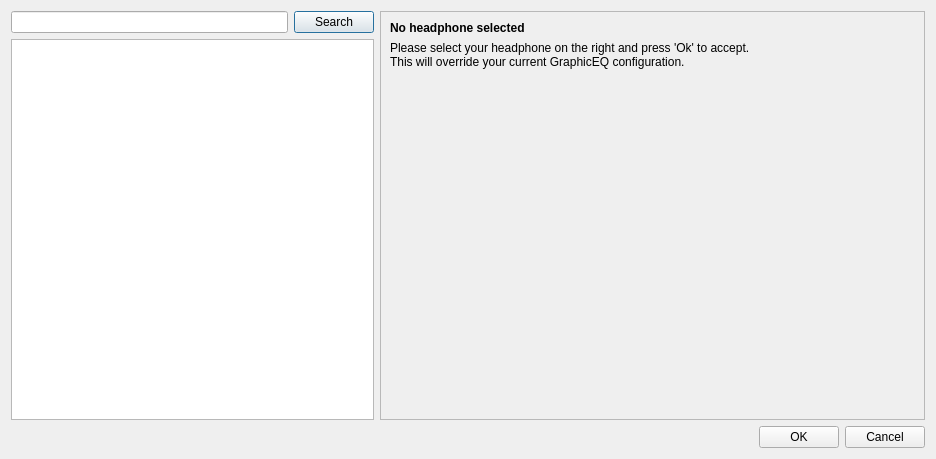
<?xml version="1.0" encoding="UTF-8"?>
<ui version="4.0">
 <class>AutoEQSelector</class>
 <widget class="QDialog" name="AutoEQSelector">
  <property name="geometry">
   <rect>
    <x>0</x>
    <y>0</y>
    <width>936</width>
    <height>459</height>
   </rect>
  </property>
  <property name="windowTitle">
   <string>AutoEQ Database</string>
  </property>
  <property name="windowIcon">
   <iconset resource="../resources.qrc">
    <normaloff>:/img/icon.png</normaloff>:/img/icon.png</iconset>
  </property>
  <layout class="QVBoxLayout" name="verticalLayout">
   <item>
    <layout class="QHBoxLayout" name="horizontalLayout" stretch="2,3">
     <item>
      <layout class="QVBoxLayout" name="verticalLayout_3">
       <item>
        <layout class="QHBoxLayout" name="searchLayout">
         <property name="topMargin">
          <number>0</number>
         </property>
         <item>
          <widget class="QLineEdit" name="searchInput"/>
         </item>
         <item>
          <widget class="QPushButton" name="search">
           <property name="text">
            <string>Search</string>
           </property>
           <property name="default">
            <bool>true</bool>
           </property>
          </widget>
         </item>
        </layout>
       </item>
       <item>
        <widget class="QListWidget" name="listWidget"/>
       </item>
      </layout>
     </item>
     <item>
      <widget class="QFrame" name="frame">
       <property name="frameShape">
        <enum>QFrame::StyledPanel</enum>
       </property>
       <property name="frameShadow">
        <enum>QFrame::Raised</enum>
       </property>
       <layout class="QVBoxLayout" name="verticalLayout_2" stretch="0,0,1">
        <item>
         <widget class="QLabel" name="title">
          <property name="font">
           <font>
            <weight>75</weight>
            <bold>true</bold>
           </font>
          </property>
          <property name="text">
           <string>No headphone selected</string>
          </property>
         </widget>
        </item>
        <item>
         <widget class="QLabel" name="group">
          <property name="text">
           <string>Please select your headphone on the right and press 'Ok' to accept.
This will override your current GraphicEQ configuration.</string>
          </property>
          <property name="wordWrap">
           <bool>true</bool>
          </property>
         </widget>
        </item>
        <item>
         <widget class="QLabel" name="picture">
          <property name="maximumSize">
           <size>
            <width>520</width>
            <height>16777215</height>
           </size>
          </property>
          <property name="text">
           <string/>
          </property>
          <property name="scaledContents">
           <bool>false</bool>
          </property>
          <property name="alignment">
           <set>Qt::AlignLeading|Qt::AlignLeft|Qt::AlignTop</set>
          </property>
         </widget>
        </item>
       </layout>
      </widget>
     </item>
    </layout>
   </item>
   <item>
    <widget class="QDialogButtonBox" name="buttonBox">
     <property name="orientation">
      <enum>Qt::Horizontal</enum>
     </property>
     <property name="standardButtons">
      <set>QDialogButtonBox::Cancel|QDialogButtonBox::Ok</set>
     </property>
    </widget>
   </item>
  </layout>
 </widget>
 <resources>
  <include location="../resources.qrc"/>
 </resources>
 <connections>
  <connection>
   <sender>buttonBox</sender>
   <signal>accepted()</signal>
   <receiver>AutoEQSelector</receiver>
   <slot>accept()</slot>
   <hints>
    <hint type="sourcelabel">
     <x>248</x>
     <y>254</y>
    </hint>
    <hint type="destinationlabel">
     <x>157</x>
     <y>274</y>
    </hint>
   </hints>
  </connection>
  <connection>
   <sender>buttonBox</sender>
   <signal>rejected()</signal>
   <receiver>AutoEQSelector</receiver>
   <slot>reject()</slot>
   <hints>
    <hint type="sourcelabel">
     <x>316</x>
     <y>260</y>
    </hint>
    <hint type="destinationlabel">
     <x>286</x>
     <y>274</y>
    </hint>
   </hints>
  </connection>
 </connections>
</ui>
